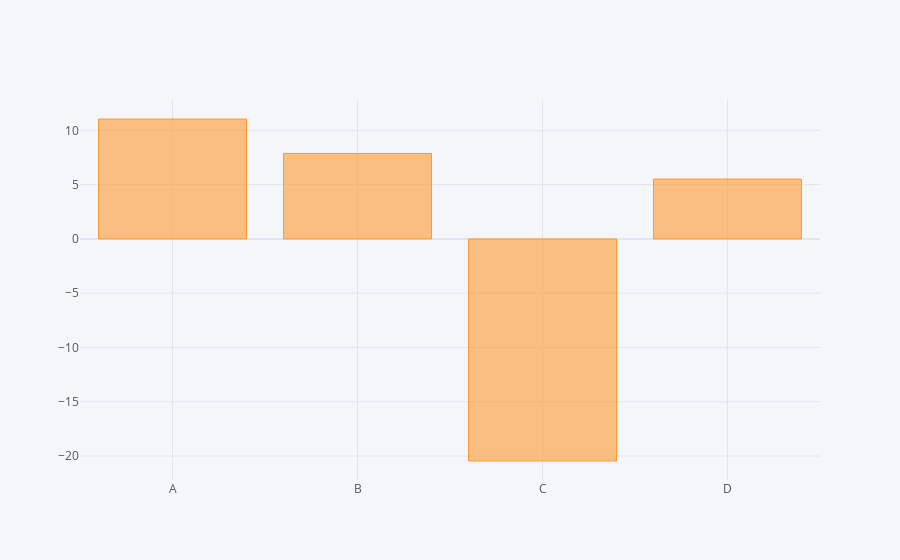

This figure's notebook cell:
### Markdown cell above
__Graficos de Barras__

### Code cell
df.sum().iplot(kind='bar')

### Figure 1 — Plotly figure (JSON) as saved in the notebook; plotly's stock layout.template omitted (floating-point values rounded to 4 significant figures)
{"data": [{"marker": {"color": "rgba(255, 153, 51, 0.6)", "line": {"color": "rgba(255, 153, 51, 1.0)", "width": 1}}, "name": "None", "orientation": "v", "text": "", "type": "bar", "x": ["A", "B", "C", "D"], "y": [11.05, 7.875, -20.46, 5.516]}], "layout": {"legend": {"bgcolor": "#F5F6F9", "font": {"color": "#4D5663"}}, "paper_bgcolor": "#F5F6F9", "plot_bgcolor": "#F5F6F9", "title": {"font": {"color": "#4D5663"}}, "xaxis": {"gridcolor": "#E1E5ED", "showgrid": true, "tickfont": {"color": "#4D5663"}, "title": {"font": {"color": "#4D5663"}, "text": ""}, "zerolinecolor": "#E1E5ED"}, "yaxis": {"gridcolor": "#E1E5ED", "showgrid": true, "tickfont": {"color": "#4D5663"}, "title": {"font": {"color": "#4D5663"}, "text": ""}, "zerolinecolor": "#E1E5ED"}}}
